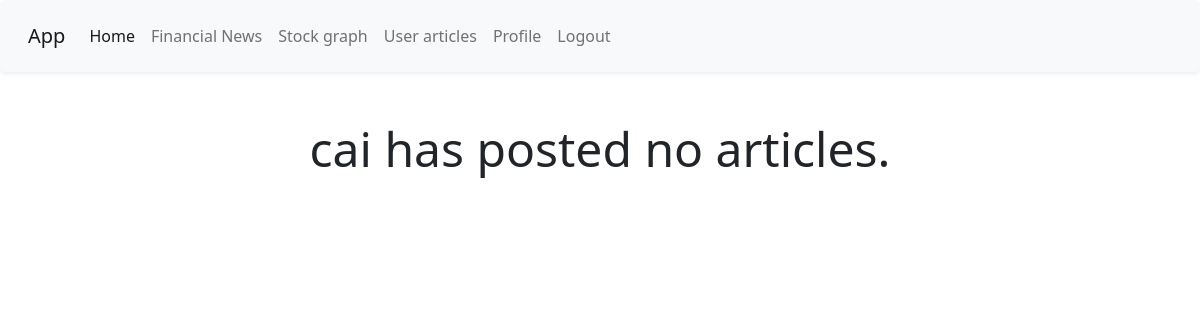
/users/cai (signed in), run on an earlier commit of the app's database.
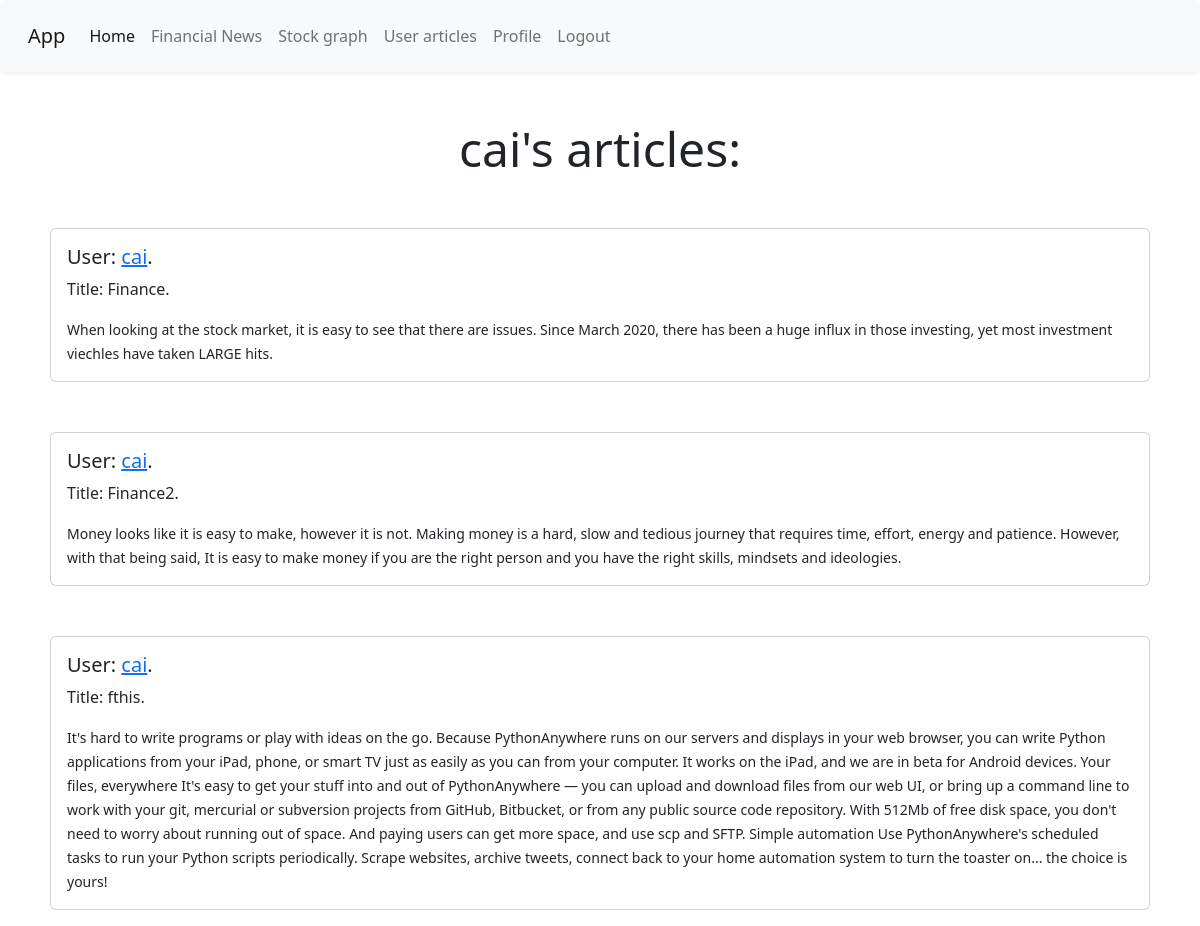
And on a later commit of the database.
### app.py (models this page shows)
class Articles(db.Model):
    __tablename__ = 'articles'
    id = db.Column(db.Integer, primary_key=True)
    title = db.Column(db.String, nullable=False)
    article = db.Column(db.Text, nullable=False)
    author = db.Column(db.Integer, nullable=False)

### app.py (the view)
@app.route('/users/<user>')
def users(user):
    if 'username' in session:
        query = Articles.query.filter_by(author=str(user)).all()
        '''
            FIGURE THIS SHIT OUT CAI

        '''
        return render_template('user.html', articles=query, target_user = user, username=session['username'])
    '''allArticles = Articles.query.all()
    for article in allArticles:
        if article.author == user:
            this.append(article)'''

### templates/user.html (shortened to what this page needs)
<!doctype html>
<html lang="en">
  <head>
    <link href="https://cdn.jsdelivr.net/npm/bootstrap@5.2.0-beta1/dist/css/bootstrap.min.css" rel="stylesheet">
  </head>
  <body>
    <nav class="shadow-sm p-3 mb-5 rounded navbar sticky-top navbar-expand-lg bg-light">
      <div class="container-fluid">
        <a class="navbar-brand" href="/">App</a>
        <div class="collapse navbar-collapse" id="navbarSupportedContent">
          <ul class="navbar-nav me-auto mb-2 mb-lg-0">
            <li class="nav-item">
              <a class="nav-link active" aria-current="page" href="/">Home</a>
            </li>
            {%if username%}
            <li class="nav-item">
              <a class="nav-link" href="/news">Financial News</a>
            </li>
            <li class="nav-item">
              <a class="nav-link" href="/stocks">Stock graph</a>
            </li>
            <li class="nav-item">
              <a class="nav-link" href="/articles">User articles</a>
            </li>
            <li class="nav-item">
              <a class="nav-link" href="/profile">Profile</a>
            </li>
            <li class="nav-item">
              <a class="nav-link" href="/logout">Logout</a>
            </li>
            {%endif%}
          </ul>
        </div>
      </div>
  </nav>
    {% if error != True%}
    <div id="content">
        {% if articles %}
         <h1 style='text-align: center;' class="display-5"> {{target_user}}'s articles:</h1>
        {% else %}
          <h1 style='text-align: center;' class="display-5"> {{target_user}} has posted no articles. </h1>
        {% endif %}
        {% for article in articles %}
        <div class="card mb-3" style='margin: 50px;'>
          <div class="card-body">
            <h5 class="card-title">User: <a href="/users/{{article.author}}">{{article.author}}</a>.</h5>
            <p class="card-text">Title: {{article.title}}.</p>
            <p class="card-text"><small>{{article.article}}</small></p>
          </div>
        </div>
      {%endfor%}
    {% endif %}
  </body>
</html>

What changed in the data, as far as the page shows it:
now on this page (row edited): Articles: author "cai", title "Finance", article "When looking at the stock market, it is easy to see that there are issues. Since March 2020, there has been a huge influx in those investing, yet most investment viechles have taken LARGE hits."
now on this page (row edited): Articles: author "cai", title "Finance2", article "Money looks like it is easy to make, however it is not. Making money is a hard, slow and tedious journey that requires time, effort, energy and patience. However, with that being said, It is easy to make money if you are the right person and you have the right skills, mindsets and ideologies."
added Articles: author "cai", title "fthis", article "It's hard to write programs or play with ideas on the go. Because PythonAnywhere runs on our servers and displays in your web browser, you can write Python applications from your iPad, phone, or smart TV just as easily as you can from your computer. It works on the iPad, and we are in beta for Android devices. Your files, everywhere It's easy to get your stuff into and out of PythonAnywhere — you can upload and download files from our web UI, or bring up a command line to work with your git, mercurial or subversion projects from GitHub, Bitbucket, or from any public source code repository. With 512Mb of free disk space, you don't need to worry about running out of space. And paying users…"
Also different on the page:
{{ target_user }}: (not shown) → "cai"
{{ target_user }}: "cai" → (not shown)
text no longer shown: "has posted no articles."
text now shown: "'s articles:"
